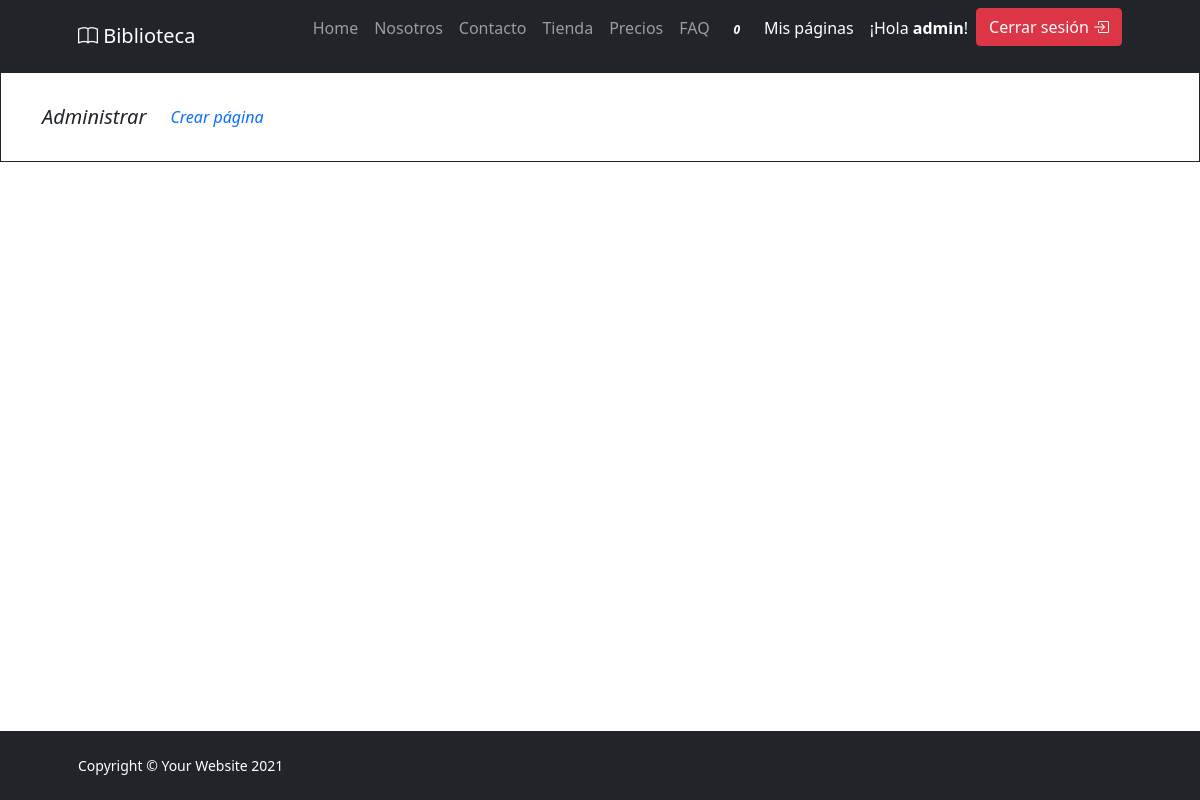
Page /page/ (signed in) on the earlier database version.
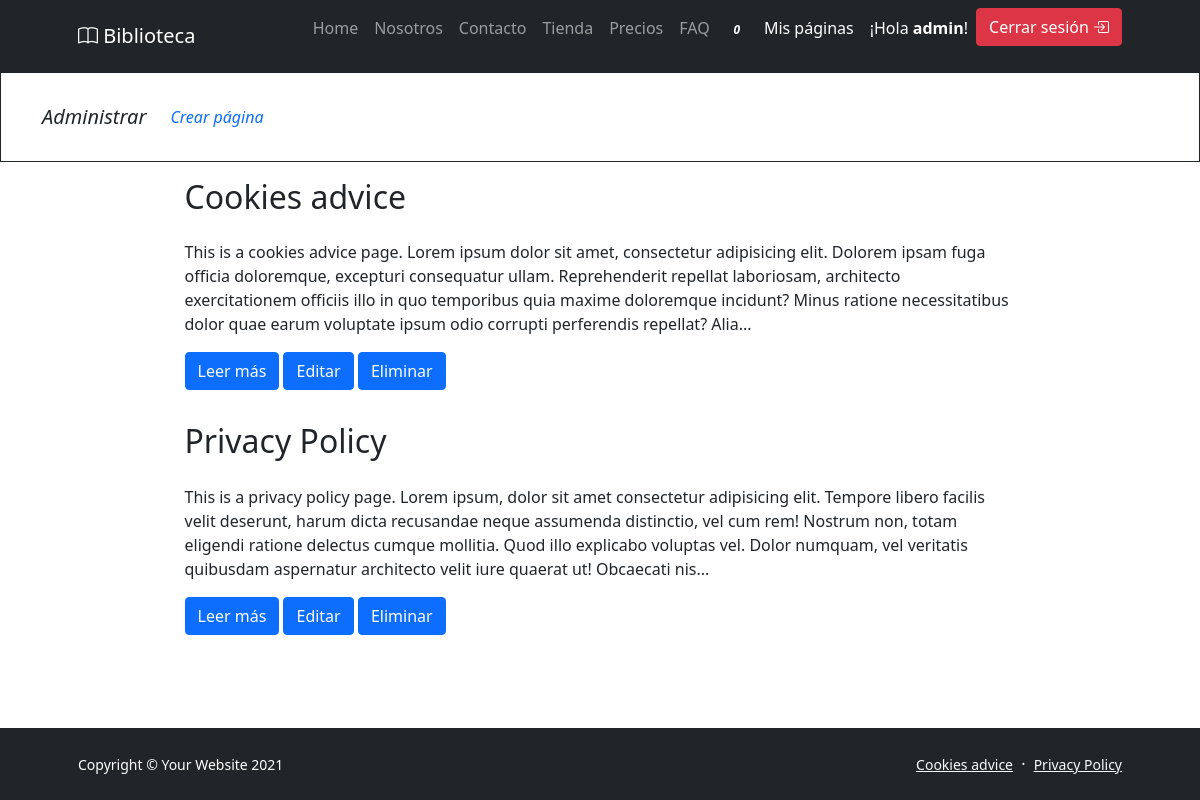
Same page on the later database version.
### pages/models.py (models this page shows, shortened)
class Page(models.Model):
    title = models.CharField(max_length=200, verbose_name="Título")
    content = models.TextField(verbose_name="Content")
    created = models.DateTimeField(auto_now_add=True, verbose_name="Fecha de creación")
    updated = models.DateTimeField(auto_now=True, verbose_name="Fecha de edición")
    class Meta:
        verbose_name = "página"
        verbose_name_plural = "páginas"
        ordering = ['title']

### pages/views.py (the view)
# urls.py: path('',views.PageListView.as_view(), name="pages"),
@method_decorator(staff_member_required,name='dispatch')
class PageListView(ListView):
    model = Page

### pages/templatetags/pages_extras.py (called while the page is built)
@register.simple_tag
def get_page_list():
    pages = Page.objects.all()
    return pages

### pages/templates/pages/page_list.html
{% extends 'core/base.html' %}
{% block content %}
{% include "pages/includes/menu_pages.html" %}
{% load static %}
<div class="container mb-4">
    {% for page in page_list %}
    <div class="row mt-3">
        <div class="col-md-9 mx-auto">
            <h2 class="section-heading mb-4">
                <span class="section-heading-lower">{{page.title}}</span>
            </h2>
            <div>
                <p>{{page.content|safe|truncatechars:"400"}}</p>
                <p>
                    <a class="btn btn-primary" href="{% url 'page_detail' page.id page.title|slugify %}" role="button">Leer más</a>
                    {% if request.user.is_staff %}
                        <a class="btn btn-primary" href="{% url 'update_page' page.id %}" role="button">Editar</a>
                        <a class="btn btn-primary" href="{% url 'delete_page' page.id %}" role="button">Eliminar</a>
                    {% endif %}
                </p>
            </div>
        </div>
    </div>
    {% endfor %}
</div>
{% endblock %}

### core/templates/core/base.html (shortened to what this page needs)
{% load static %}
<!DOCTYPE html>
<html lang="en">
<head>
    <link href="https://cdn.jsdelivr.net/npm/bootstrap-icons@1.5.0/font/bootstrap-icons.css" rel="stylesheet" />
    <link href="{% static 'core/css/styles.css' %}" rel="stylesheet" />
</head>
<body class="d-flex flex-column h-100">
    <main class="flex-shrink-0">
        <nav class="navbar navbar-expand-lg navbar-dark bg-dark">
            <div class="container px-5">
                <a class="navbar-brand" href="{% url 'home' %}"><i class="bi bi-book"></i> Biblioteca</a>
                <div class="collapse navbar-collapse" id="navbarSupportedContent">
                    <ul class="navbar-nav ms-auto mb-2 mb-lg-0">
                        <li class="nav-item"><a class="nav-link" href="{% url 'home' %}">Home</a></li>
                        <li class="nav-item"><a class="nav-link" href="{% url 'about' %}">Nosotros</a></li>
                        <li class="nav-item"><a class="nav-link" href="{% url 'contact' %}">Contacto</a></li>
                        <li class="nav-item"><a class="nav-link" href="{% url 'libros:libros' %}">Tienda</a></li>
                        <li class="nav-item"><a class="nav-link" href="{% url 'pricing' %}">Precios</a></li>
                        <li class="nav-item"><a class="nav-link" href="{% url 'faq' %}">FAQ</a></li>
                        <li>
                            <a href="#" onclick="realizaPedido();" class="nav-link text-secondary">
                                <i class="fas fa-shopping-cart"> <span id="cart-badge"
                                        class="badge badge-danger">0</span> </i>
                            </a>
                        </li>
                        {% if request.user.is_staff %}
                        <li class="nav-item {% if request.path == '/pages/' %} active {% endif %}">
                            <a class="nav-link text-white" href="{% url 'pages' %}">Mis páginas</a>
                        </li>
                        {% endif %}
                        {% if not request.user.is_authenticated %}
                        <li class="nav-item">
                            <a type="button" class="btn btn-success me-2" href="{% url 'login' %}">Acceder <i
                                    class="bi bi-unlock-fill"></i></a>
                        </li>
                        <li class="nav-item">
                            <a type="button" class="btn btn-light" href="{% url 'signup' %}">¡Registrate! <i
                                    class="bi bi-person-plus-fill"></i></a>
                        </li>
                        <li class="nav-item">
                            <a type="button" class="btn btn-light text-primary ms-2" href="{% url 'social:begin' 'google-oauth2' %}"><i class="bi bi-google"></i></a>
                        </li>
                        {% else %}
                        <li class="nav-item">
                            <p class="nav-link text-white">¡Hola <b>{{request.user.username}}</b>!</p>
                        </li>
                        <li class="nav-item">
                            <a type="button" class="btn btn-danger" href="{% url 'logout' %}">Cerrar sesión <i
                                    class="bi bi-box-arrow-in-right"></i></a>
                        </li>
                        {% endif %}
                    </ul>
                </div>
            </div>
        </nav>
        {% block content %}
        {% endblock %}
    </main>
    <footer class="bg-dark py-4 mt-auto">
        <div class="container px-5">
            <div class="row align-items-center justify-content-between flex-column flex-sm-row">
                <div class="col-auto">
                    <div class="small m-0 text-white">Copyright &copy; Your Website 2021</div>
                </div>
                <div class="col-auto">
                    {% load pages_extras %}
                    {% get_page_list as page_list %}
                    {% for page in page_list %}
                    <a class="link-light small" href="{% url 'page' page.id %}">{{page.title}}</a>
                    {% if not forloop.last %}
                    <span class="text-white mx-1">&middot;</span>
                    {% endif %}
                    {% endfor %}
                </div>
            </div>
        </div>
    </footer>
</body>
</html>

### pages/templates/pages/includes/menu_pages.html (shortened to what this page needs)
{% if request.user.is_staff %}
<nav class="navbar navbar-expand-lg py-lg-4 border border-dark" id="mainNav">
    <div class="container">
        <span class="navbar-brand" href="#"><i>Administrar</i></span>
        <div class="collapse navbar-collapse" id="nep">
            <ul class="navbar-nav mr-auto">
                <li class="nav-item">
                    <a class="nav-link" href="{% url 'create_page' %}"><i>Crear página</i></a>
                </li>
            </ul>
        </div>
    </div>
</nav>
{% endif %}

Differences in the rows shown:
added Page: title "Cookies advice", content "This is a cookies advice page. Lorem ipsum dolor sit amet, consectetur adipisicing elit. Dolorem ipsam fuga officia doloremque, excepturi consequatur ullam. Reprehenderit repellat laboriosam, architecto exercitationem officiis illo in quo temporibus quia maxime doloremque incidunt? Minus ratione necessitatibus dolor quae earum voluptate ipsum odio corrupti perferendis repellat? Alia..."
added Page: title "Privacy Policy", content "This is a privacy policy page. Lorem ipsum, dolor sit amet consectetur adipisicing elit. Tempore libero facilis velit deserunt, harum dicta recusandae neque assumenda distinctio, vel cum rem! Nostrum non, totam eligendi ratione delectus cumque mollitia. Quod illo explicabo voluptas vel. Dolor numquam, vel veritatis quibusdam aspernatur architecto velit iure quaerat ut! Obcaecati nis..."
